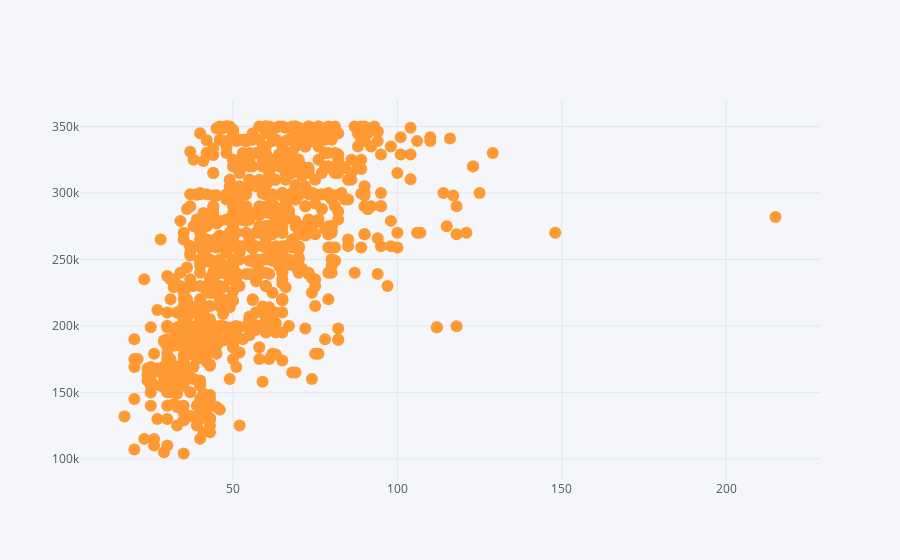

Notebook code cell kept with this figure:
### Code cell
df[df['size'] < 100000].iplot(x='size', y='price', mode='markers')

### Figure 1 — Plotly figure (JSON) as saved in the notebook; plotly's stock layout.template omitted (floating-point values rounded to 4 significant figures; data arrays with more than 128 entries replaced by an {"elided": "..."} marker saying what was removed)
{"data": [{"line": {"color": "rgba(255, 153, 51, 1.0)", "dash": "solid", "shape": "linear", "width": 1.3}, "marker": {"size": 12, "symbol": "circle"}, "mode": "markers", "name": "price", "text": "", "type": "scatter", "x": {"elided": "929 int values"}, "y": {"elided": "929 int values"}}], "layout": {"legend": {"bgcolor": "#F5F6F9", "font": {"color": "#4D5663"}}, "paper_bgcolor": "#F5F6F9", "plot_bgcolor": "#F5F6F9", "title": {"font": {"color": "#4D5663"}}, "xaxis": {"gridcolor": "#E1E5ED", "showgrid": true, "tickfont": {"color": "#4D5663"}, "title": {"font": {"color": "#4D5663"}, "text": ""}, "zerolinecolor": "#E1E5ED"}, "yaxis": {"gridcolor": "#E1E5ED", "showgrid": true, "tickfont": {"color": "#4D5663"}, "title": {"font": {"color": "#4D5663"}, "text": ""}, "zerolinecolor": "#E1E5ED"}}}
